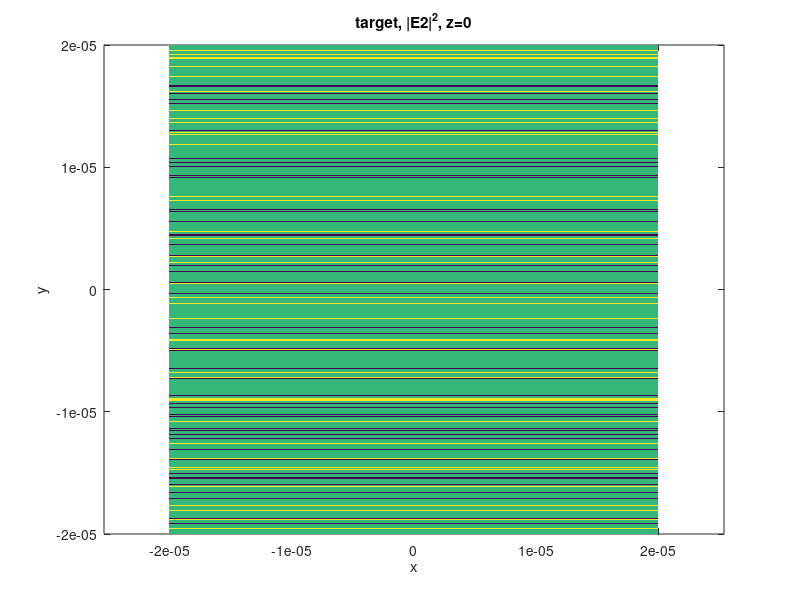
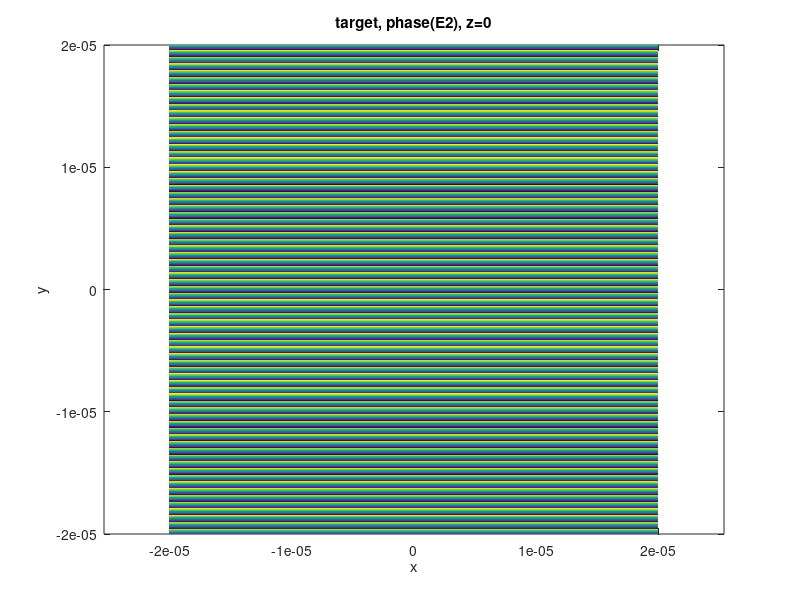

The MATLAB source for these figures, in order: (Note: this script raises an error after producing the figures.)
% design of a tilted grating for a 3D arbitrarily shaped output beam

% assumptions:
% - target field scalar, from scattering formula match |E| in plane (without the vertical component) to target
% - grating tilt angle is the same everywhere (not correct? local change of
%   grating leads to change of effective tilt angle?)
% - neglect diffraction of pump beam

% v2: allow for neff<>1 
%           - Note: assumed neff=ncladding i.e. ignores the (small) difference between guided mode and cladding propagation
%           - adapt target beam definition (plane wave and Gauss)
%           - adapt grating period

global lam c k0 neff beta w0 sigma dng

% parameters

lam = 780e-9;           % wavelength
k0 = 2*pi/lam;

c = 3e8;

neff = 2;               % effective index of fundamental mode
beta = neff*k0;         % propagation constant of mode
w0 = 2e-6;              % waist of fundamental mode (vertical)
sigma = 2e-6;           % waist of refractive index profile (vertical)
dng = 1;                % grating index contrast (=1 for design calculation; realistic <=5e-3 ?)


% define target beam (scalar), propagate to grating plane

    % grid in grating plane: horizontal cross section at z=0
    xv = (-20:0.05:20)*1e-6;
    yv = (-20:0.05:20)*1e-6;

    [xx,yy] = meshgrid(xv,yv);

    % target field

    if (0==0)   % plane wave
        %al2 = 120 *pi/180;   % propagation angle, 90deg=vertical
        ntar = [0 1 1];   % direction of propagation
        ntar = ntar/norm(ntar);

        k2x = neff*k0*ntar(1);     % v2: neff*k0 (=beta), not k0
        k2y = neff*k0*ntar(2);
        k2z = neff*k0*ntar(3);

        E20 = 0.1;      % target field amplitude - THIS SHOULD NOT HAVE ANY EFFECT

        E2 = E20*exp(1i*(k2x*xx+k2y*yy));
    end

    if (1==0)   % tilted Gaussian
        % al2 = 60 *pi/180;   % propagation angle, 90deg=vertical
        ntar = [0 0 1];   % direction of propagation
        ntar = ntar/norm(ntar);

        w2 = 2.5e-6;
        zfoc = 50e-6;    % distance to focal point
        E20 = 0.1;       % target field amplitude - THIS SHOULD NOT HAVE ANY EFFECT

        zzr = xx*ntar(1) + yy*ntar(2);  % z in rotated frame = projection onto prop. direction
        xxr = sqrt(xx.^2+yy.^2 - zzr.^2);     % x=r in rotated frame = the orth. component to z
        zzr = zzr - zfoc;

        zR = pi*w2^2/lam * neff;        % v2: *neff
        w2z = w2*sqrt(1+(zzr/zR).^2);
        eta = atan(zzr/zR);
        %Rz = zzr.*(1+(zR./zzr).^2);
        Rzi = zzr./(zzr.^2 + zR^2);        % inverse of curvature

        %E2 = E20 * w2./w2z .* exp(-(xxr./w2z).^2) .* exp(1i*(k0*zzr+k0*xxr./(2*Rz)-eta));
        E2 = E20 * w2./w2z .* exp(-(xxr./w2z).^2) .* exp(1i*(neff*k0*zzr+neff*k0*xxr.^2.*Rzi/2-eta));   % v2: neff
    end
    
    figure(1)
    pcolor(xv,yv,abs(E2).^2)    
    xlabel('x'), ylabel('y')
    title(['target, |E2|^2, z=0'])
    shading flat
    axis equal
    
    figure(2)
    pcolor(xv,yv,angle(E2))    
    xlabel('x'), ylabel('y')
    title(['target, phase(E2), z=0'])
    shading flat
    axis equal

% calculate central grating properties (tilt, rotation, period)

[lamgrat0,alphagrat0,alphatilt0] = grating_angles_3D_f2(ntar(1),ntar(2),ntar(3));
lamgrat0 = lamgrat0 * lam/neff;     % v2: neff

% at each position, calculate local target propagation direction, local grating period

    % local propagation direction of target field, extracted from E-grid
    kx = -1i * (E2(:,3:end)-E2(:,1:end-2)) / (2*(xv(2)-xv(1)));
    kx = kx ./ E2(:,2:end-1);
    kx = [kx(:,1) kx kx(:,end)];
    kx = real(kx);

    ky = -1i * (E2(3:end,:)-E2(1:end-2,:)) / (2*(yv(2)-yv(1)));
    ky = ky ./ E2(2:end-1,:);
    ky = [ky(1,:); ky; ky(end,:)];
    ky = real(ky);
    
    kz = sqrt(neff^2*k0^2-kx.^2-ky.^2);     % v2: neff

    [lamgrat,alphagrat,alphatilt] = grating_angles_3D_f2(kx,ky,kz);
    lamgrat = lamgrat * lam/neff;     % v2: neff

    figure(3)
    subplot(221)
    pcolor(xv,yv,kx)    
    xlabel('x'), ylabel('y')
    title('kx of local target field')
    shading flat
    axis equal
    colorbar
    
    subplot(222)
    pcolor(xv,yv,ky)    
    xlabel('x'), ylabel('y')
    title('ky of local target field')
    shading flat
    axis equal
    colorbar

    subplot(223)
    pcolor(xv,yv,kz)    
    xlabel('x'), ylabel('y')
    title('kz of local target field')
    shading flat
    axis equal
    colorbar

    figure(4)
    subplot(221)
    pcolor(xv,yv,lamgrat)    
    xlabel('x'), ylabel('y')
    title('Local grating period, lamgrat')
    shading flat
    axis equal
    colorbar
    
    subplot(222)
    pcolor(xv,yv,alphagrat*180/pi)    
    xlabel('x'), ylabel('y')
    title('Local grating direction, alphagrat (deg)')
    shading flat
    axis equal
    colorbar

    subplot(223)
    pcolor(xv,yv,alphatilt*180/pi)    
    xlabel('x'), ylabel('y')
    title('Local optimum grating tilt, alphatilt (deg)')
    shading flat
    axis equal
    colorbar

% calculate the modified local grating tilt, given the local grating
% direction if it is written with the central tilt angle

    % for initial development, may just assume that the effective tilt
    % angle is the same as the central tilt angle (i.e. omit this step)

    
% calculate scattering rate for E-field and power (apart from dng factor)

pol = 1;            % =1 horizontal input polarisation; =2 vertical input polarisation
ky = 0*lamgrat;     % transverse prop. constant of pump

% using ideal grating tilt at every point
%[al1,Ex1,Ey1,Ez1] = scatteringrate3_f(lamgrat,alphagrat,alphatilt,ky,pol);
% using grating tilt angle of centre everywhere
[al1,Ex1,Ey1,Ez1] = scatteringrate3_f(lamgrat,alphagrat,alphatilt0,ky,pol);

E1norm = sqrt(Ex1.^2+Ey1.^2+Ez1.^2);

    figure(5)
    pcolor(xv,yv,al1)    
    xlabel('x'), ylabel('y')
    title('Scattering efficiency al (1/m) for dng=1')
    shading flat
    axis equal
    colorbar

    figure(6)
    subplot(221)
    pcolor(xv,yv,Ex1./E1norm)    
    xlabel('x'), ylabel('y')
    title('Scattered field pol.: Ex (norm.)')
    shading flat
    axis equal
    colorbar

    subplot(222)
    pcolor(xv,yv,Ey1./E1norm)    
    xlabel('x'), ylabel('y')
    title('Scattered field pol.: Ey (norm.)')
    shading flat
    axis equal
    colorbar

    subplot(223)
    pcolor(xv,yv,Ez1./E1norm)    
    xlabel('x'), ylabel('y')
    title('Scattered field pol.: Ez (norm.)')
    shading flat
    axis equal
    colorbar

% from this, extract dng (to get correct E) - for no pump depletion, this is all
%   NOTE: there would be different possibilities, because the target field is
%   scalar, but the scattered field has polarisation, e.g. trying to match
%   modulus of E-field, match one polarisation, ...
%   NOTE: can also include pump profile here (e.g. Gaussian in transverse
%   direction)

dng1 = abs(E2)./E1norm;
dng1 = dng1/(max(dng1(:)));

    figure(7)
    subplot(221)
    pcolor(xv,yv,dng1)    
    xlabel('x'), ylabel('y')
    title('Grating dng (norm.), no pump depletion')
    shading flat
    axis equal
    colorbar

    subplot(222)
    contour(xv,yv,dng1)    
    xlabel('x'), ylabel('y')
    title('Grating dng (norm.), no pump depletion')
    shading flat
    axis equal
    colorbar

% to include pump depletion, integrate the grating "loss" and scale dng
% accordingly larger with grating propagation distance to maintain correct
% E field

loss = cumsum(dng1.^2 .* al1,2) * (xv(2)-xv(1));

selpump = 3;
if (selpump==1)    % case 1: flat pump at input P=1, choose max dng for pump depletion
    dngbar_max = sqrt(1/max(loss(:,end)));

    dngbar = dngbar_max*0.99;
    P = 1 + 0*xx;
    P = P - dngbar^2*loss;
    dng_full = real(dng1.*dngbar./sqrt(P));
end
if (selpump==2)    % case 2: flat pump at input P=1, choose max dng for fractionial pump depletion
    dngbar_max = sqrt(1/max(loss(:,end)));

    dngbar = dngbar_max*sqrt(0.99);
    P = 1 + 0*xx;
    P = P - dngbar^2*loss;
    dng_full = real(dng1.*dngbar./sqrt(P));
end
if (selpump==3)    % case 3: optimised pump at input, choose max dng for 1/2 pump depletion
    dngbar_max = sqrt(1/max(loss(:,end)));

    dngbar = dngbar_max*sqrt(0.99);     % 0.01, 0.99
    P = (dngbar_max^2*loss(:,end))*ones(1,length(xv));
    P = P - dngbar^2*loss;
    dng_full = real(dng1.*dngbar./sqrt(P));
end

    figure(8)
    subplot(221)
    pcolor(xv,yv,P)    
    xlabel('x'), ylabel('y')
    title('Pump power')
    shading flat
    axis equal
    colorbar

    subplot(223)
    pcolor(xv,yv,dng_full)   
    xlabel('x'), ylabel('y')
    title('Grating dng, pump depletion')
    shading flat
    axis equal
    colorbar

    subplot(224)
    contour(xv,yv,dng_full)   
    xlabel('x'), ylabel('y')
    title('Grating dng, pump depletion')
    shading flat
    axis equal
    colorbar

% combine this grating strength with phase information to produce schematic
% of the full grating (to compare with the holographic results)

xxplot = xx;
yyplot = yy;
zzplot = 0*xx;

%alphagrat0
phi = angle(E2.*exp(-1i*neff*k0*(ntar(1)*xxplot+ntar(2)*yyplot+ntar(3)*zzplot)));   % v2: neff

ng = dng_full.*sin(2*pi/lamgrat0*(xxplot*cos(alphagrat0)+yyplot*sin(alphagrat0)-zzplot*tan(alphatilt0)) - phi);

    figure(9)
    %subplot(221)
    pcolor(xv,yv,ng)    
    xlabel('x'), ylabel('y')
    title('Full grating ng')
    shading flat
    axis equal
    colorbar

xvp = xx(1,:);
zvp = (-3:0.05:3)*1e-6;

[xxplot,zzplot] = meshgrid(xvp,zvp);
yyplot = 0*xxplot;

phip = phi((length(xx(:,1))+1)/2,:);     % phase of target field at y=0
phip = ones(length(zvp),1) * phip;

dng_fullp = dng_full((length(xx(:,1))+1)/2,:);     % dng at y=0
dng_fullp = ones(length(zvp),1) * dng_fullp;

ngp = dng_fullp.*sin(2*pi/lamgrat0*(xxplot*cos(alphagrat0)+yyplot*sin(alphagrat0)-zzplot*tan(alphatilt0)) - phip).*exp(-(zzplot/sigma).^2);

    figure(10)
    %subplot(221)
    pcolor(xvp,zvp,ngp)    
    xlabel('x'), ylabel('z')
    title('Full grating ng')
    shading flat
    axis equal
    colorbar

% finally, calculate the scattered field including phase information,
% propagate to target position, check result



